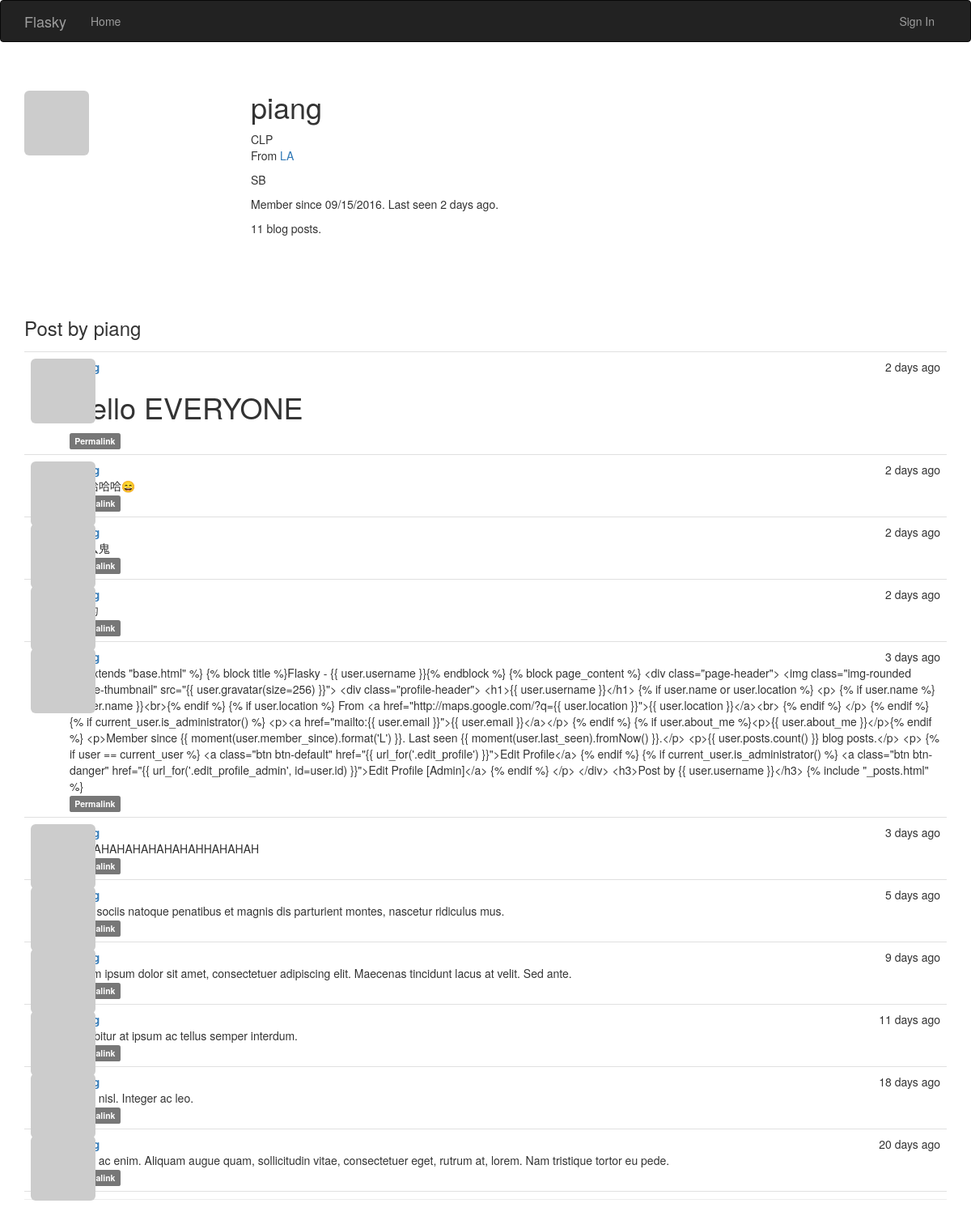
The app's page /user/piang, older data.
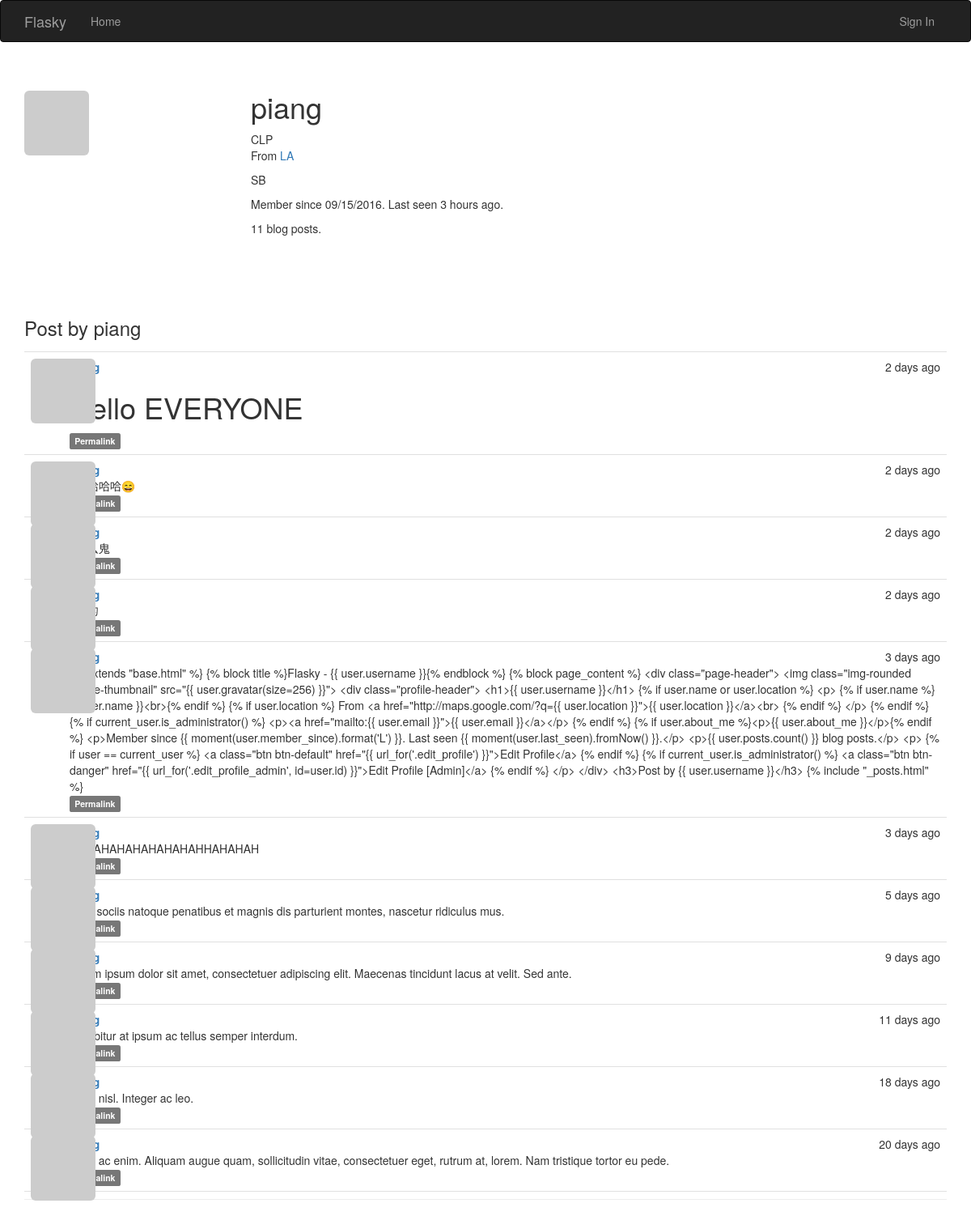
The same page, newer data.
### app/models.py (models this page shows, shortened)
class User(UserMixin, db.Model):
    __tablename__ = 'users'
    id = db.Column(db.Integer, primary_key=True)
    email = db.Column(db.String(64), unique=True, index=True)
    username = db.Column(db.String(64), unique=True, index=True)
    role_id = db.Column(db.Integer, db.ForeignKey('roles.id'))
    password_hash = db.Column(db.String(128))
    confirmed = db.Column(db.Boolean, default=False)
    name = db.Column(db.String(64))  # 真实姓名
    location = db.Column(db.String(64))  # 所在地
    about_me = db.Column(db.Text())  # 个人简介
    member_since = db.Column(db.DateTime(), default=datetime.utcnow)
    last_seen = db.Column(db.DateTime(), default=datetime.utcnow)  # 最后访问日期
    avatar_hash = db.Column(db.String(32))
    posts = db.relationship('Post', backref='author', lazy='dynamic')
    followers = db.relationship('Follow', foreign_keys=[Follow.followed_id],
                                backref=db.backref('followed', lazy='joined'),
                                lazy='dynamic',
                                cascade='all, delete-orphan')
    followed = db.relationship('Follow', foreign_keys=[Follow.follower_id],
                               backref=db.backref('follower', lazy='joined'),
                               lazy='dynamic',
                               cascade='all, delete-orphan')
    @property
    def password(self):
        raise AttributeError('password is not a readable attribute')
    def gravatar(self, size=100, default='identicon', rating='g'):
        if request.is_secure:
            url = 'https://secure.gravatar.com/avatar'
        else:
            url = 'http://www.gravatar.com/avatar'
        hash = self.avatar_hash or hashlib.md5(
            self.email.encode('utf-8')).hexdigest()
        return '{url}/{hash}?s={size}&d={default}&r={rating}'.format(
            url=url, hash=hash, size=size, default=default, rating=rating)

class Post(db.Model):
    __tablename__ = 'posts'
    id = db.Column(db.Integer, primary_key=True)
    body = db.Column(db.Text)
    body_html = db.Column(db.Text)
    timestamp = db.Column(db.DateTime, index=True, default=datetime.utcnow)
    author_id = db.Column(db.Integer, db.ForeignKey('users.id'))

### app/main/views.py (the view)
@main.route('/user/<username>')
def user(username):
    user = User.query.filter_by(username=username).first()
    posts = user.posts.order_by(Post.timestamp.desc()).all()
    return render_template('user.html', user=user, posts=posts)

### app/auth/views.py (called while the page is built)
@auth.before_app_request
def before_request():
    if current_user.is_authenticated:
        current_user.ping()
        if not current_user.confirmed\
                and request.endpoint[:5] != 'auth.'\
                and request.endpoint != 'static':
            return redirect(url_for('auth.unconfirmed'))

### app/main/__init__.py (called while the page is built)
@main.app_context_processor
def injict_permissions():
    return dict(Permission=Permission)

### app/models.py (called while the page is built)
    def can(self, permission):
        return False

    def is_administrator(self):
        return self.can(Permission.ADMINISTER)

### app/templates/user.html (shortened to what this page needs)
{% extends "base.html" %}
{% block page_content %}
<div class="page-header">
    <img class="img-rounded profile-thumbnail" src="{{ user.gravatar(size=256) }}">
    <div class="profile-header">
        <h1>{{ user.username }}</h1>
        {% if user.name or user.location %}
        <p>
            {% if user.name %}{{ user.name }}<br>{% endif %}
            {% if user.location %}
                From <a href="http://maps.google.com/?q={{ user.location }}">{{ user.location }}</a><br>
            {% endif %}
        </p>
        {% endif %}
        {% if user.about_me %}<p>{{ user.about_me }}</p>{% endif %}
        <p>Member since {{ moment(user.member_since).format('L') }}. Last seen {{ moment(user.last_seen).fromNow() }}.</p>
        <p>{{ user.posts.count() }} blog posts.</p>
    </div>
    <h3>Post by {{ user.username }}</h3>
    {% include "_posts.html" %}
</div>
{% endblock %}

### app/templates/base.html (shortened to what this page needs)
{% extends "bootstrap/base.html" %}
{% block head %}
{{ super() }}
<link rel="stylesheet" type="text/css" href="{{ url_for('static',filename='styles.css') }}">
{% endblock %}
{% block navbar %}
<div class="navbar navbar-inverse" role="navigation">
    <div class="container">
        <div class="navbar-header">
            <a class="navbar-brand" href="/">Flasky</a>
        </div>
        <div class="navbar-collapse collapse">
            <ul class="nav navbar-nav">
                <li><a href="/">Home</a></li>
            </ul>
            <ul class="nav navbar-nav navbar-right">
                {% if current_user.is_authenticated %}
                    <li class="dropdown">
                        <a href="#" class="dropdown-toggle" data-toggle="dropdown">
                            {{ current_user.username }}
                            <b class="caret"></b>
                        </a>
                        <ul class="dropdown-menu">
                            <li><a href="{{ url_for('auth.modifypassword' )}}">Modify Password</a></li>
                            <li class="divider"></li>
                            <li><a href="{{ url_for('auth.send_changeemail' )}}">Change Email</a></li>
                        </ul>
                            <li class="divider"></li>
                            <li><a href="{{ url_for('auth.logout' )}}">Sign Out</a></li>
                        </ul>
                    </li>
                {% else %}
                <li><a href="{{ url_for('auth.login') }}">Sign In</a></li>
                {% endif %}
            </ul>
        </div>
    </div>
</div>
{% endblock %}
{% block content %}
<div class="container">
    {% block page_content %}{% endblock %}
</div>
{% endblock %}

### app/templates/_posts.html (shortened to what this page needs)
<ul class="posts">
    {% for post in posts %}
    <li class="post">
        <div class="post-thumbnail">
            <a href="{{ url_for('.user',username=post.author.username) }}">
                <img class="img-rounded profile-thumbnail" src="{{ post.author.gravatar(size=40) }}">
            </a>
        </div>
        <div class="post-content">
            <div class="post-date">
                {{ moment(post.timestamp).fromNow()}}
            </div>
            <div class="post-author">
                <a href="{{ url_for('.user',username=post.author.username) }}">{{ post.author.username }}</a>
            </div>
            <div class="post-body">
            {% if post.body_html %}
                {{ post.body_html | safe }}
            {% else %}
                {{ post.body }}
            {% endif %}</div>
            <div class="post-footer">
                <a href="{{ url_for('.post',id=post.id) }}">
                    <span class="label label-default">Permalink</span>
                </a>
            </div>
        </div>
    </li>
    {% endfor %}
</ul>

### app/static/styles.css (style rules this page uses)
.profile-thumbnail { position: absolute; }
.profile-header { min-height: 260px; margin-left: 280px; }
ul.posts { list-style-type: none; padding: 0px; margin: 16px 0px 0px 0px; border-top: 1px solid #e0e0e0; }
ul.posts li.post { padding: 8px; border-bottom: 1px solid #e0e0e0; }
div.post-date { float: right; }
div.post-author { font-weight: bold; }
div.post-thumbnail { position: absolute; }
div.post-content { margin-left: 48px; min-height: 48px; }

Row changes from the older to the newer data that the page shows:
changed User "piang": last_seen "2 days ago" → "3 hours ago"
